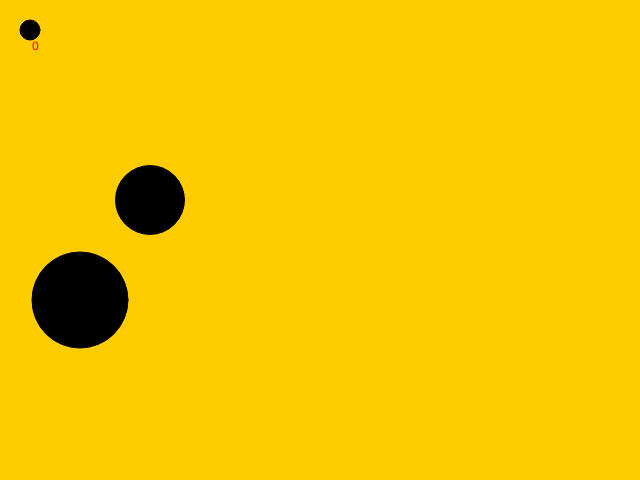
Frame 1 (no input)
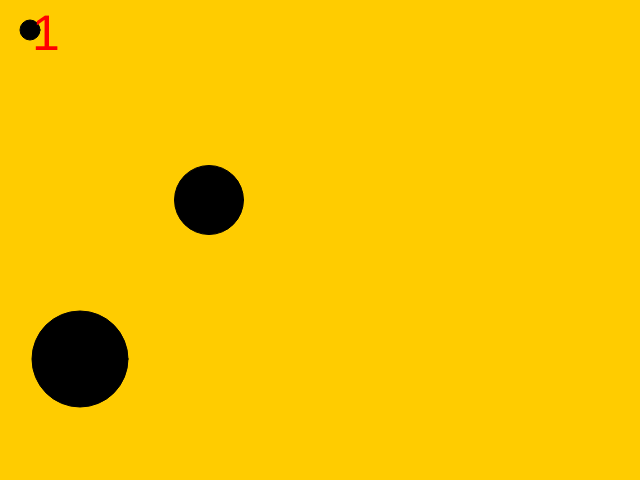
Frame 60 (no input)
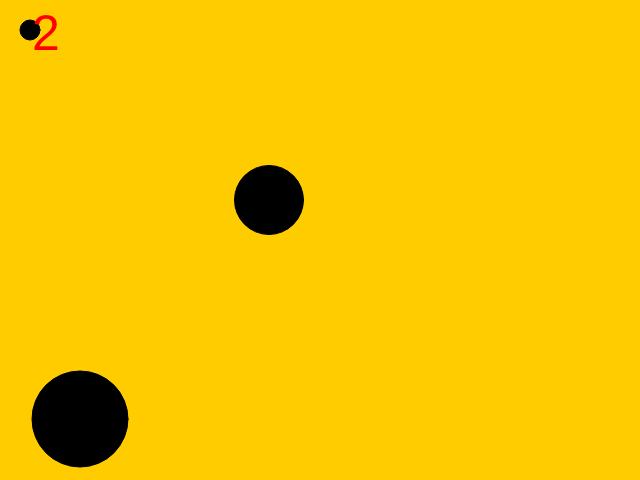
Frame 120 (the mouse pressed at the canvas centre since frame 60)

The p5.js sketch that drew these frames (run headless with seeded random() and noise() and a simulated clock; from frame 60 on, the mouse is pressed at the canvas centre):

// p5.js sketch
// ── sketch.js
let posX=30;
let posY=30;
let posmaxX=640;
let posmaxY=480;
let diametre=20;
let posobstacleX=150;
let posobstacleY=200;
let diametreobstacle=69;
let direction=1;
let posXevil=80;
let posYevil=300;
let diametreevil=96;
let temps=0;
let directionevil=1;
let stop=1;
let button;

function setup(){
    createCanvas(posmaxX, posmaxY);

}

function draw(){
    background(255,204,0);
    fill(color(0,0,0));
    circle(posX,posY,diametre);
    testOutOfScreen();
    circle (posXevil,posYevil,diametreevil)
    circle(posobstacleX,posobstacleY,diametreobstacle)
    fill(color(255,0,0));
    bougeobsctable();
    testCollision();
    bougeevil();
    testOutOfScreenobstacle();
}

function UpdatePositionCercle()
{   if(keyIsDown(RIGHT_ARROW))
    {
    posX++;
    posX++;
    }
    if(keyIsDown(LEFT_ARROW))
    {
    posX--;
    posX--;
    }
if(keyIsDown(UP_ARROW))
    {
    posY--;
    posY--;
    }
if(keyIsDown(DOWN_ARROW))
    {
    posY++;
    posY++;
    }
}
function testOutOfScreen()
{
    if (posX<0+diametre/2)
    {
      posX=0+diametre/2;
        // Named SVG/CSS color string
stroke('red');
strokeWeight(4);
line(0,0,0,posmaxY);
describe('White rect at center with red outline.');
    }
    if (posX>posmaxX-diametre/2)
    {
        posX=posmaxX-diametre/2;
        // Named SVG/CSS color string
stroke('red');
strokeWeight(4);
line(posmaxX,0,posmaxX,posmaxY);
describe('White rect at center with red outline.');
    }
    if (posY<diametre/2)
    {
        posY=0+diametre/2;
        // Named SVG/CSS color string
stroke('red');
strokeWeight(4);
line(0,0,posmaxX,0);
describe('White rect at center with red outline.');
    }
    if (posY>posmaxY-diametre/2)
    {
        posY=posmaxY-diametre/2;
        // Named SVG/CSS color string
stroke('red');
strokeWeight(4);
line(0,posmaxY,posmaxX,posmaxY);
describe('White rect at center with red outline.');
    }    
}
function testOutOfScreenobstacle()
{   if (posXevil<0+diametreevil/2)
{
  posXevil=0+diametreevil/2;
    // Named SVG/CSS color string
    directionevil=directionevil*(-1);
}
    if (posobstacleX<0+diametreobstacle/2)
    {
      posobstacleX=0+diametreobstacle/2;
        // Named SVG/CSS color string
        direction=direction*(-1);
    }
    if (posXevil>posmaxX-diametreevil/2)
    {
        posXevil=posmaxX-diametreevil/2;
        // Named SVG/CSS color string
        directionevil=directionevil*(-1);
    }
    if (posobstacleX>posmaxX-diametreobstacle/2)
    {
        posobstacleX=posmaxX-diametreobstacle/2;
        // Named SVG/CSS color string
        direction=direction*(-1);
    }
    if (posYevil<diametreevil/2)
    {
        posYevil=0+diametreevil/2;
        // Named SVG/CSS color string
        directionevil=directionevil*(-1);
    }
    if (posobstacleY<diametreobstacle/2)
    {
        posobstacleY=0+diametreobstacle/2;
        // Named SVG/CSS color string
        direction=direction*(-1);
    }
    if (posYevil>posmaxY-diametreevil/2)
    {
        posYevil=posmaxY-diametreevil/2;
        // Named SVG/CSS color string
        directionevil=directionevil*(-1);
    } 
    if (posobstacleY>posmaxY-diametreobstacle/2)
    {
        posobstacleY=posmaxY-diametreobstacle/2;
        // Named SVG/CSS color string
        direction=direction*(-1);
    }    
}
function bougeevil()
{
    posYevil=posYevil+directionevil;
}
function bougeobsctable()
{
    posobstacleX=posobstacleX+direction;
}
function tempspasse()
{

    temps= round(millis()/1000);
    text(temps,posmaxX/20,50);
    textSize(50);
}
function testCollision()
{ let d = dist(posX, posY, posobstacleX, posobstacleY);
  let devil = dist(posX, posY, posXevil, posYevil);  
     if (d<(diametre+diametreobstacle)/2)
     {
         fill(color(255,0,0));
         circle(posX,posY,diametre);
         circle(posobstacleX,posobstacleY,diametreobstacle);
         text(temps,posmaxX/2, posmaxY/2);
         direction=0;
         directionevil=0;
         const tempsfin=temps;
         text(tempsfin,posmaxX/2,posmaxY/2)
         button = createButton('try again');
         button.position(50, 50);

     }
     else if (devil<(diametre+diametreevil)/2)
     {
         fill(color(255,0,0));
         circle(posX,posY,diametre);
         circle(posXevil,posYevil,diametreevil);
         text(temps,posmaxX/2, posmaxY/2);
         directionevil=0;
         direction=0;
         const tempsfin=temps;
         text(tempsfin,posmaxX/2,posmaxY/2)
         button = createButton('try again');
         button.position(50, 50);
         button.mousePressed()
     }
     else
     {tempspasse();
     UpdatePositionCercle()}
}
